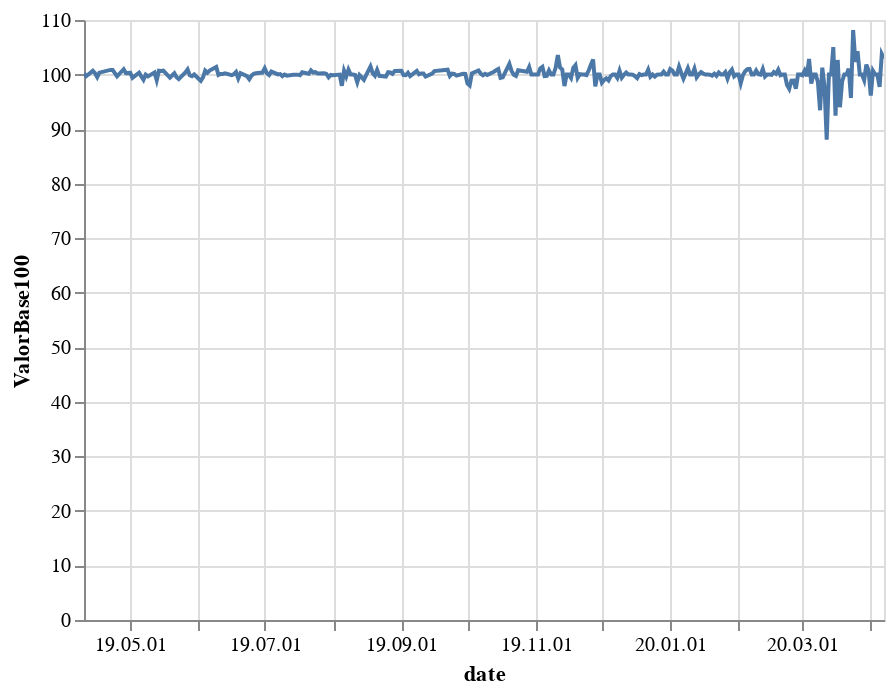

The notebook cell this image was saved under:
### Code cell
alt.Chart(
    results_df.reset_index(level=0)
).mark_line().encode(
    alt.X("date", type="temporal", axis=alt.Axis(format="%y.%m.%d")),
    alt.Y("ValorBase100", type="quantitative"),
    tooltip=["date", "ValorBase100"],
).interactive()

### Figure 1 — Vega-Lite specification as saved in the notebook (floating-point values rounded to 4 significant figures; data arrays with more than 128 entries replaced by an {"elided": "..."} marker saying what was removed)
{"config": {"view": {"continuousWidth": 400, "continuousHeight": 300}}, "data": {"name": "data-a47590c4728d7c70547d21fbd84ce24a"}, "mark": "line", "encoding": {"tooltip": [{"type": "nominal", "field": "date"}, {"type": "quantitative", "field": "ValorBase100"}], "x": {"type": "temporal", "axis": {"format": "%y.%m.%d"}, "field": "date"}, "y": {"type": "quantitative", "field": "ValorBase100"}}, "selection": {"selector001": {"type": "interval", "bind": "scales", "encodings": ["x", "y"]}}, "$schema": "https://vega.github.io/schema/vega-lite/v4.8.1.json", "datasets": {"data-a47590c4728d7c70547d21fbd84ce24a": {"elided": "298 records"}}}
